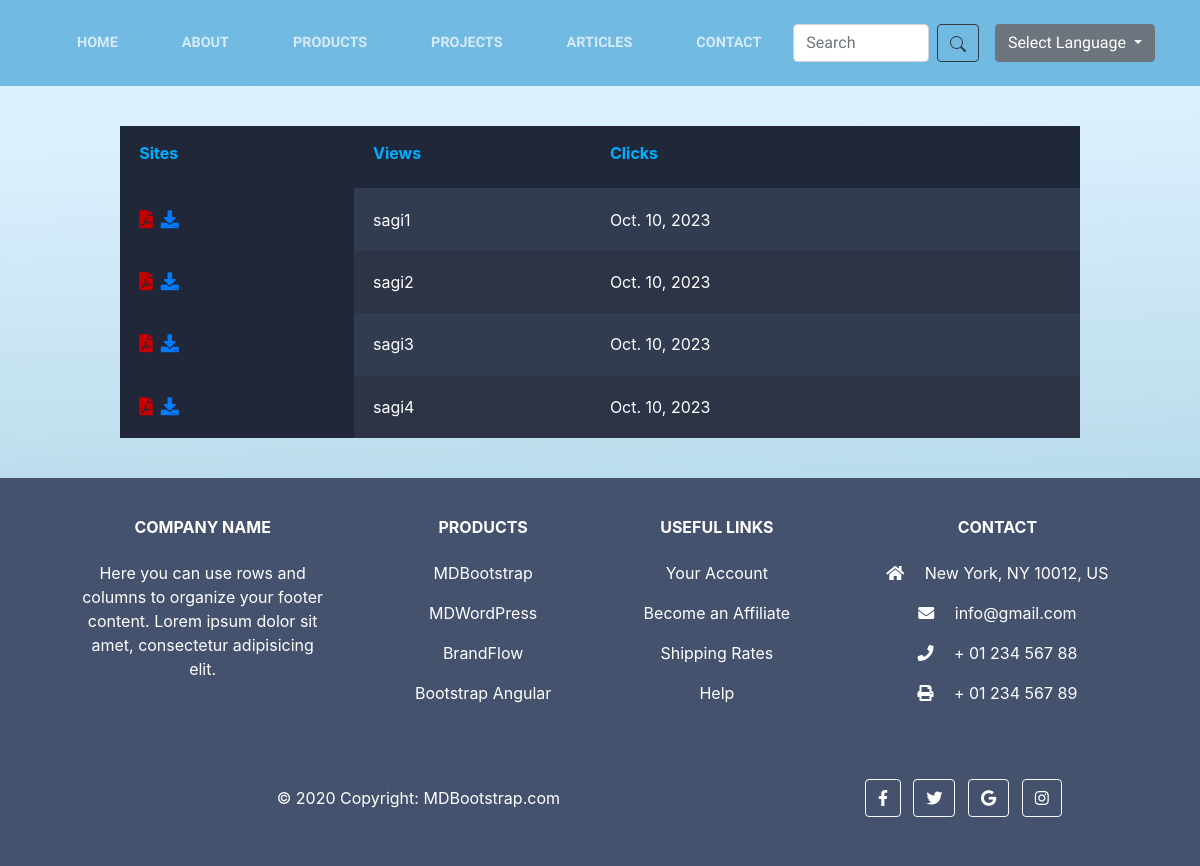
The app's page /en/articles/, older data.
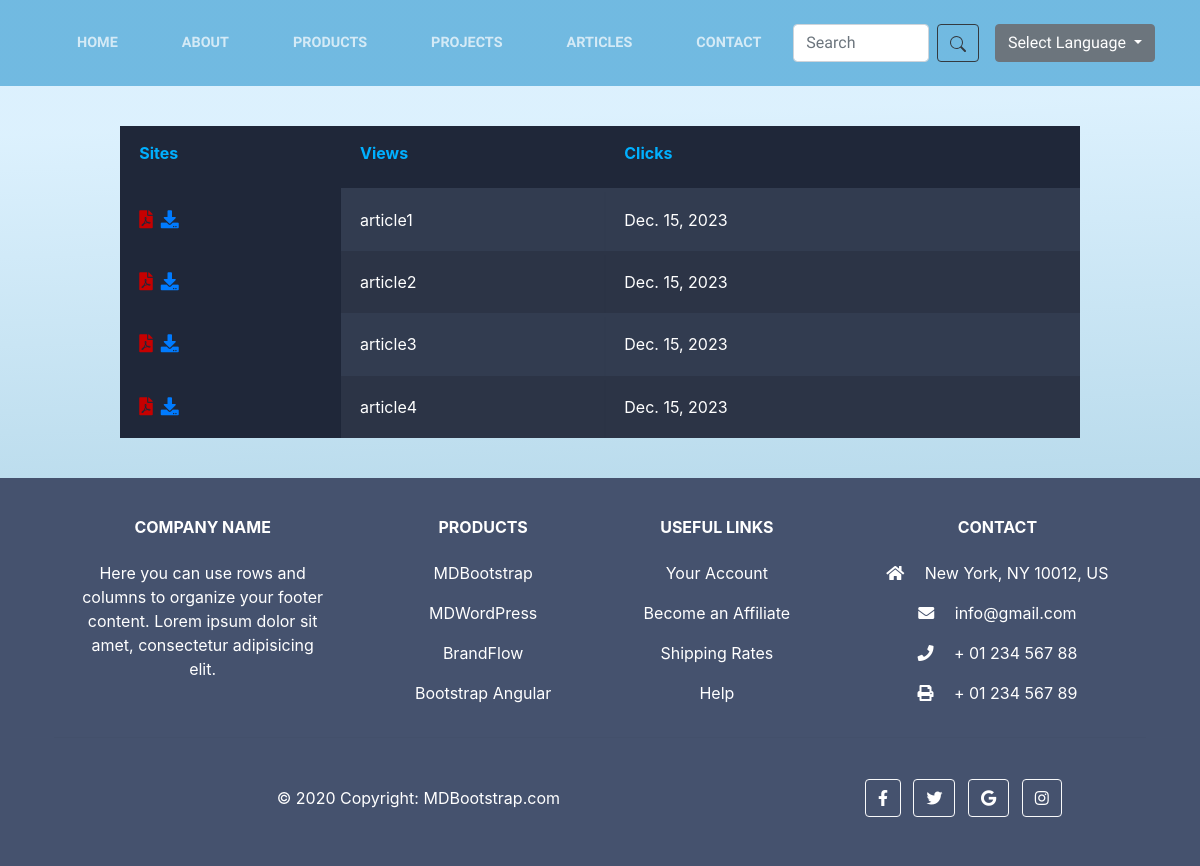
The same page, newer data.
### pages/models.py (models this page shows, shortened)
class article(models.Model):
    title=models.CharField(max_length=100)
    FaTitle=models.CharField(max_length=100)
    text=models.CharField(max_length=1000)
    FaText=models.CharField(max_length=1000)
    date=models.DateField()

### pages/views.py (the view)
# urls.py: path("articles/",views.articles,name="Faarticles"),
def articles(request):
    allarticles=article.objects.all()
    colors=("blue","red","green","yellow")
    list=zip(allarticles,colors)
    return render(request,'en/articles.html',{
        "list":list,
    })

### pages/templates/en/articles.html (shortened to what this page needs)
{% extends 'base.html' %} {% load static %} {% block content %}
<table class="container-table">
  <thead>
    <tr>
      <th><h1>Sites</h1></th>
      <th><h1>Views</h1></th>
      <th><h1>Clicks</h1></th>
    </tr>
  </thead>
  <tbody>
    {% for article,color in list %}
    <tr class="table-row" style="width: auto">
      <th>
        <i class="fa fa-file-pdf" style="font-size: large; color: rgb(198, 0, 0);"></i
        ><a href=""
          ><i
            class="fa fa-download px-2"
            style="font-size: large"
            staria-hidden="true"
          ></i
        ></a>
      </th>
      <td>{{article.title}}</td>
      <td>{{article.date}}</td>
    </tr>
    {% endfor %}
  </tbody>
</table>
{% endblock %}

### pages/templates/base.html (shortened to what this page needs)
{% load static %}
<!DOCTYPE html>
<html lang="en">
  <head>
    <link href="{% static 'css/basestyle.css' %}" rel="stylesheet" />
    <link rel="stylesheet" href="{% static 'css/articles.css' %}" />
    <link
      rel="stylesheet"
      href="https://cdnjs.cloudflare.com/ajax/libs/font-awesome/6.4.2/css/all.min.css"
    />
    <link
      href="https://cdn.jsdelivr.net/npm/bootstrap@5.3.2/dist/css/bootstrap.min.css"
      rel="stylesheet"
    />
    <link
      rel="stylesheet"
      href="https://maxcdn.bootstrapcdn.com/bootstrap/4.0.0/css/bootstrap.min.css"
    />
    <link
      rel="stylesheet"
      href="https://cdnjs.cloudflare.com/ajax/libs/animate.css/4.1.1/animate.min.css"
    />
    <link
      href="https://cdnjs.cloudflare.com/ajax/libs/font-awesome/5.10.0/css/all.min.css"
      rel="stylesheet"
    />
    <link
      href="https://cdn.jsdelivr.net/npm/bootstrap-icons@1.4.1/font/bootstrap-icons.css"
      rel="stylesheet"
    />
    <link href="{% static 'lib/animate/animate.min.css' %}" rel="stylesheet" />
    <link
      href="{% static 'lib/owlcarousel/assets/owl.carousel.min.css' %}"
      rel="stylesheet"
    />
  </head>
  <nav class="navbar navbar-expand-lg navbar-dark py-lg-4" id="mainNav">
    <div class="container">
      <div class="collapse navbar-collapse" id="navbarSupportedContent">
        <ul class="navbar-nav mx-auto">
          <li class="nav-item px-lg-4">
            <a class="nav-link text-uppercase" href="{% url 'home' %}">Home</a>
          </li>
          <li class="nav-item px-lg-4">
            <a class="nav-link text-uppercase" href="{% url 'aboutUs' %}"
              >About</a
            >
          </li>
          <li class="nav-item px-lg-4">
            <a
              class="nav-link text-uppercase"
              href="{% url 'products' %}"
              id="drophover"
              onmouseover="appear()"
              onmouseleave="disappear()"
              >Products</a
            >
          </li>
          <li class="nav-item px-lg-4">
            <a class="nav-link text-uppercase" href="{% url 'allprojects' %}"
              >Projects</a
            >
          </li>
          <li class="nav-item px-lg-4">
            <a class="nav-link text-uppercase" href="{% url 'articles' %}"
              >Articles</a
            >
          </li>
          <li class="nav-item px-lg-4">
            <a class="nav-link text-uppercase" href="{% url 'contact' %}"
              >Contact</a
            >
          </li>
          <form class="d-flex" method="post" action="{% url 'searching' %}">
            <input
              class="form-control me-2"
              type="search"
              placeholder="Search"
              aria-label="Search"
              name="searchkey"
            />
            <button class="btn btn-outline-dark" type="submit">
            </button>
            <div class="dropdown ml-3">
              <button class="btn btn-secondary dropdown-toggle" type="button" data-bs-toggle="dropdown" aria-expanded="false">
                Select Language
              </button>
            </div>
          </form>
        </ul>
      </div>
    </div>
  </nav>
  <body style="background-color: aliceblue !important">
    {% block content %} {% endblock %}
  </body>
  <footer
    class="text-center text-lg-start text-white"
    style="background-color: #45526e"
  >
    <div class="container p-4 pb-0">
      <section class="">
        <div class="row">
          <div class="col-md-3 col-lg-3 col-xl-3 mx-auto mt-3">
            <h6 class="text-uppercase mb-4 font-weight-bold">Company name</h6>
            <p>
              Here you can use rows and columns to organize your footer content.
              Lorem ipsum dolor sit amet, consectetur adipisicing elit.
            </p>
          </div>
          <div class="col-md-2 col-lg-2 col-xl-2 mx-auto mt-3">
            <h6 class="text-uppercase mb-4 font-weight-bold">Products</h6>
            <p>
              <a class="text-white">MDBootstrap</a>
            </p>
            <p>
              <a class="text-white">MDWordPress</a>
            </p>
            <p>
              <a class="text-white">BrandFlow</a>
            </p>
            <p>
              <a class="text-white">Bootstrap Angular</a>
            </p>
          </div>
          <div class="col-md-3 col-lg-2 col-xl-2 mx-auto mt-3">
            <h6 class="text-uppercase mb-4 font-weight-bold">Useful links</h6>
            <p>
              <a class="text-white">Your Account</a>
            </p>
            <p>
              <a class="text-white">Become an Affiliate</a>
            </p>
            <p>
              <a class="text-white">Shipping Rates</a>
            </p>
            <p>
              <a class="text-white">Help</a>
            </p>
          </div>
          <div class="col-md-4 col-lg-3 col-xl-3 mx-auto mt-3">
            <h6 class="text-uppercase mb-4 font-weight-bold">Contact</h6>
            <p><i class="fas fa-home mr-3"></i> New York, NY 10012, US</p>
            <p><i class="fas fa-envelope mr-3"></i> info@gmail.com</p>
            <p><i class="fas fa-phone mr-3"></i> + 01 234 567 88</p>
            <p><i class="fas fa-print mr-3"></i> + 01 234 567 89</p>
          </div>
        </div>
      </section>
      <hr class="my-3" />
      <section class="p-3 pt-0">
        <div class="row d-flex align-items-center">
          <div class="col-md-7 col-lg-8 text-center text-md-start">
            <div class="p-3">
              © 2020 Copyright:
              <a class="text-white" href="https://mdbootstrap.com/"
                >MDBootstrap.com</a
              >
            </div>
          </div>
          <div class="col-md-5 col-lg-4 ml-lg-0 text-center text-md-end">
            <a
              class="btn btn-outline-light btn-floating m-1"
              class="text-white"
              role="button"
              ><i class="fab fa-facebook-f"></i
            ></a>
            <a
              class="btn btn-outline-light btn-floating m-1"
              class="text-white"
              role="button"
              ><i class="fab fa-twitter"></i
            ></a>
            <a
              class="btn btn-outline-light btn-floating m-1"
              class="text-white"
              role="button"
              ><i class="fab fa-google"></i
            ></a>
            <a
              class="btn btn-outline-light btn-floating m-1"
              class="text-white"
              role="button"
              ><i class="fab fa-instagram"></i
            ></a>
          </div>
        </div>
      </section>
    </div>
  </footer>
</html>

### static/css/articles.css (style rules this page uses)
body { font-family: "Baloo 2", cursive; font-size: 16px; text-rendering: optimizeLegibility; font-weight: initial; }
a, a:hover { text-decoration: none; transition: color 0.3s ease-in-out; }
.table-row { height: 50px; }

### pages/templates/en/articles.html (style rules this page uses)
h1 { font-size: 3em; font-weight: 300; line-height: 1em; text-align: center; color: #33beff; }
td { color: white; }
.container-table th h1 { font-weight: bold; font-size: 1em; text-align: left; color: #00b0ff; }
.container-table td { font-weight: normal; font-size: 1em; -webkit-box-shadow: 0 2px 2px -2px #0e1119; -moz-box-shadow: 0 2px 2px -2px #0e1119; box-shadow: 0 2px 2px -2px #0e1119; }
.container-table { text-align: left; overflow: hidden; width: 80%; margin: 40px auto; display: table; padding: 0 0 8em 0; }
.container-table td, .container-table th { padding-bottom: 2%; padding-top: 2%; padding-left: 2%; }
.container-table tr:nth-child(odd) { background-color: #323c50; }
.container-table tr:nth-child(even) { background-color: #2c3446; }
.container-table th { background-color: #1f2739; }

Row changes from the older to the newer data that the page shows:
removed article: title "sagi1", date "Oct. 10, 2023"
removed article: title "sagi2", date "Oct. 10, 2023"
removed article: title "sagi3", date "Oct. 10, 2023"
removed article: title "sagi4", date "Oct. 10, 2023"
added article: title "article1", date "Dec. 15, 2023"
added article: title "article2", date "Dec. 15, 2023"
added article: title "article3", date "Dec. 15, 2023"
added article: title "article4", date "Dec. 15, 2023"
